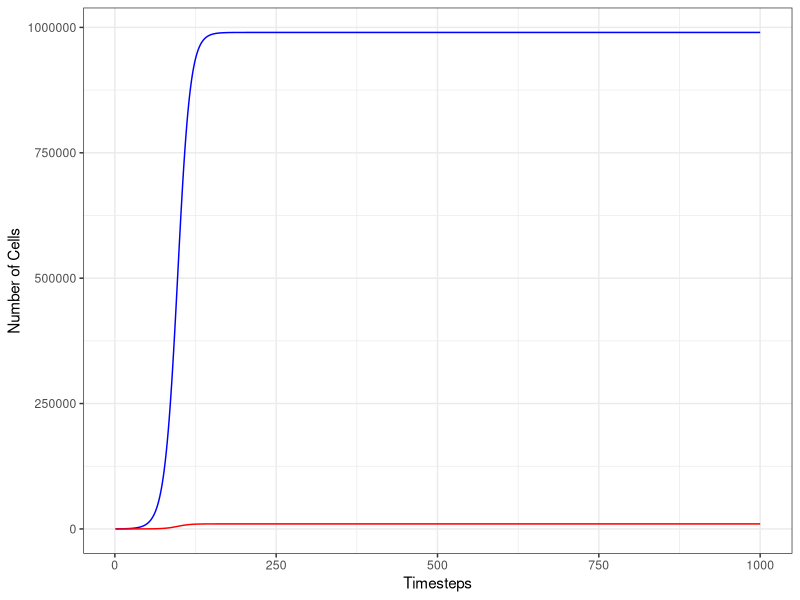

The R source for this figure:
### Exercise_10

setwd("/Users/Samantha/Documents/5_5th-Year/Biocomputing/Exercises/Exercise_10/ICB2019_Exercise10/")

## In this exercise, you will use a population model to investigate evolution of drug
## resistance in tumors. 

## Imagine a cancer cell in a tumor that spontaneously exhibited a mutation that confers
## drug resistance. The mutation does not have any positive or begative effects on growth
## rate of that sub-population when the cancer drug is absent. However, when the cancer
## drug is present, the mutant sub-population grows at 50% of its growth rate in the absence
## of the drug and the non-mutant sub-population declines rapidly. 

# The model we will use to represent the growth of the two sub-populations is this:

  # N(t+1) = Nt + rN(Nt)(1-(Nt+Mt)/K)
  # M(t+1) = Mt + rM(Mt)(1-(Nt+Mt)/K)

# Assume in the absence of the cancer drug that the cells grow at a rate of 0.1 per 
# day (rN = rM = 0.1) and the carrying capacity (K) of the tumor is one million cells.
# The mutation of a single cell occured early in the tumor growth and when it occured
# there were 100 total cells in the tumor. Drug treatment of non-mutant cells results
# in a negative growth rate of -0.1.

## Generate a script that simulates growth of the two-sub populations in the tumor to
## equilibrium followed by drug treatment. Plot your results using a line graph. 

  # Set parameters

  timesteps = 1000 

## Simulation for Cell Population Growth
  
tumorSim <- function(N0=99,M0 = 1, rN= 0.1, rM = 0.1, K=1000000, timesteps=1000){ # Parameters from problem statement)
  Nt = numeric(length=timesteps) # Creates empty vectors for normal and mutant population
  Nt[1]=N0 # First value in the vector is the initial value 
  Mt = numeric(length=timesteps)
  Mt[1]=M0
  
  for(t in 1:(timesteps-1)){
    if (t >= 1000){ # The population reaches carrying capacity around timestep 125; drug treatment starts here
      rN=-0.1 # Change growth rates after drug treatment
      rM= 0.1*.5
      Nt[t+1]= Nt[t] + rN*Nt[t]*(1-((Nt[t]+Mt[t])/K))
      Mt[t+1]= Mt[t] + rM*Mt[t]*(1-((Nt[t]+Mt[t])/K))
    }else { # Growth before drug treatment
      Nt[t+1]= Nt[t] + rN*Nt[t]*(1-((Nt[t]+Mt[t])/K))
      Mt[t+1]= Mt[t] + rM*Mt[t]*(1-((Nt[t]+Mt[t])/K))
    }
  }
  popOut <- data.frame(time=1:timesteps) # Create dataframe to store population data
  popOut$Nt <- Nt # Normal cells
  popOut$Mt <- Mt # Mutant cells
  return(popOut)
}

popOut <- tumorSim() # Run simulation
 
library(ggplot2) # Load ggplot tool


## Plot the two population numbers over time 

ggplot() + geom_line(popOut, mapping = aes(x = time, y = Nt), color = 'blue') +
  geom_line(popOut, mapping = aes(x = time, y = Mt), color = 'red') + 
  xlab("Timesteps") + ylab("Number of Cells") + theme_bw()

# ggsave("tumorSimPlot.jpg", last_plot())
